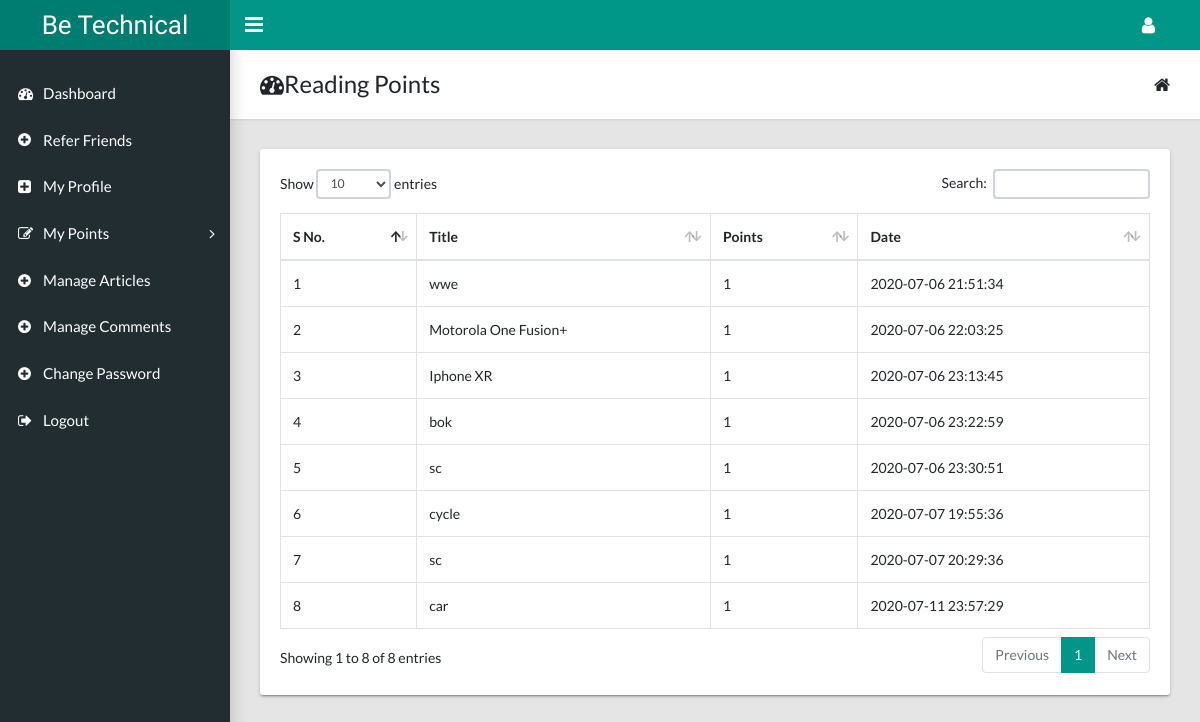
Screenshot of /user/view-my-read-points.php (signed in) with the database file from the repository.
### tables this page shows
CREATE TABLE `user_points` (
  `p_id` int(11) NOT NULL,
  `user_id` int(11) NOT NULL,
  `art_id` int(11) DEFAULT NULL,
  `pt_type` int(11) NOT NULL DEFAULT '1' COMMENT '1- read, 2-write, 3-ref',
  `points` int(11) NOT NULL,
  `pt_from` int(11) DEFAULT NULL,
  `pt_dt` timestamp NOT NULL
);

CREATE TABLE `articles` (
  `art_id` int(11) NOT NULL,
  `user_id` int(11) NOT NULL,
  `cat_id` int(11) NOT NULL DEFAULT '1',
  `title` varchar(500) NOT NULL,
  `details` text NOT NULL,
  `tags` varchar(250) NOT NULL,
  `post_date` datetime NOT NULL DEFAULT CURRENT_TIMESTAMP,
  `update_date` datetime NOT NULL DEFAULT CURRENT_TIMESTAMP,
  `pic1` varchar(250) DEFAULT NULL,
  `pic2` varchar(250) DEFAULT NULL,
  `views` int(11) NOT NULL DEFAULT '0',
  `status` tinyint(4) NOT NULL DEFAULT '2'
);

### admin/inc/connect.php (called while the page is built, shortened)
<?php
function ReturnAnyValue($con,$Ssql){
	$TempRst = mysqli_query($con,$Ssql);
	$EOF = @mysqli_num_rows($TempRst);
	if ($EOF != 0){
		$TempRow = mysqli_fetch_row($TempRst);
		$Retun = $TempRow[0];
	}else{
		$Retun = "";
	}
	return $Retun;
}
?>

### user/view-my-read-points.php (the view, shortened to what this page needs)
<?php include ("inc/chkAuth.php");
include ("../admin/inc/connect.php");
?>
<!DOCTYPE html>
<html lang="en">
  <head>
    <link rel="stylesheet" type="text/css" href="css/main.css">
    <link rel="stylesheet" type="text/css" href="https://maxcdn.bootstrapcdn.com/font-awesome/4.7.0/css/font-awesome.min.css">
  </head>
  <body class="app sidebar-mini">
<header class="app-header"><a class="app-header__logo" href="dashboard.php"><?php include("inc/company_name.php");?></a>
     <a class="app-sidebar__toggle" href="#" data-toggle="sidebar" aria-label="Hide Sidebar"></a>
      <ul class="app-nav">
        <li class="dropdown"><a class="app-nav__item" href="#" data-toggle="dropdown" aria-label="Open Profile Menu"><i class="fa fa-user fa-lg"></i></a>
        </li>
      </ul>
    </header>
    <?php include("inc/menu.php");?>
    <main class="app-content">
      <div class="app-title">
        <div>
          <h1><i class="fa fa-dashboard"></i>Reading Points</h1>
        </div>
        <ul class="app-breadcrumb breadcrumb">
          <li class="breadcrumb-item"><i class="fa fa-home fa-lg"></i></li>
        </ul>
      </div>
       <div class="row">
        <div class="col-md-12">
          <div class="tile">
            <div class="tile-body">
              <div class="table-responsive">
                <table class="table table-hover table-bordered" id="sampleTable">
                  <thead>
                    <tr>
                      <th>S No.</th>
                      <th>Title</th>
                      <th>Points</th>
                      <th>Date</th>
                    </tr>
                  </thead>
                  <tbody>
<?php
$sql="select * from user_points where pt_type='1' and user_id=".$_SESSION['user_id'];
$rs=mysqli_query($conn,$sql);
$i=1;
while ($row=mysqli_fetch_array($rs))
{
  ?>
                    <tr>
                                <td><?php echo $i;?></td>
                      <td><?php $sql="select title from articles where art_id=".$row['art_id'];
                       $title=ReturnAnyValue($conn,$sql);
                       echo $title;?></a></td>
                      <td><?php echo $row['points'];?></a></td>
                      <td><?php echo $row['pt_dt'];?></td>
                    </tr>
<?php
$i=$i+1;
}
?>
                  </tbody>
                </table>
              </div>
            </div>
          </div>
        </div>
      </div>
    </main>
  </body>
</html>

### user/inc/company_name.php
<?php
$companyName="Be Technical";
echo $companyName;
?>

### user/inc/menu.php (shortened to what this page needs)
  <aside class="app-sidebar">
    <ul class="app-menu">
      <li>
<a class="app-menu__item" href="dashboard.php">
<i class="app-menu__icon fa fa-dashboard"></i><span class="app-menu__label">Dashboard</span></a>
</li>
<li>
	<a class="app-menu__item" href="refer-friends.php">
	<i class="app-menu__icon fa fa-plus-circle" aria-hidden="true"></i><span class="app-menu__label">Refer Friends</span></a>
	</li>
<li>
<a class="app-menu__item" href="user_profile.php">
<i class="app-menu__icon fa fa-plus-square" aria-hidden="true"></i><span class="app-menu__label">My Profile</span></a>
</li>
	<li class="treeview"><a class="app-menu__item" href="#" data-toggle="treeview"><i class="app-menu__icon fa fa-edit"></i><span class="app-menu__label">My Points</span><i class="treeview-indicator fa fa-angle-right"></i></a>
      </li>
	<li>
	<a class="app-menu__item" href="manage_article.php">
	<i class="app-menu__icon fa fa-plus-circle" aria-hidden="true"></i><span class="app-menu__label">Manage Articles</span></a>
	</li>
	<li>
	<a class="app-menu__item" href="manage_comment.php">
	<i class="app-menu__icon fa fa-plus-circle" aria-hidden="true"></i><span class="app-menu__label">Manage Comments</span></a>
	</li>
<li>
<a class="app-menu__item" href="changepass.php">
<i class="app-menu__icon fa fa-plus-circle" aria-hidden="true"></i><span class="app-menu__label">Change Password</span></a>
</li>
<li>
<a class="app-menu__item" href="logout.php">
<i class="app-menu__icon fa fa-sign-out" aria-hidden="true"></i><span class="app-menu__label">Logout</span></a>
</li>
    </ul>
  </aside>

### rows the page displays
user_points: art.title "wwe", points "1", pt_dt "2020-07-06 21:51:34"
user_points: art.title "Motorola One Fusion+", points "1", pt_dt "2020-07-06 22:03:25"
user_points: art.title "Iphone XR", points "1", pt_dt "2020-07-06 23:13:45"
user_points: art.title "bok", points "1", pt_dt "2020-07-06 23:22:59"
user_points: art.title "sc", points "1", pt_dt "2020-07-06 23:30:51"
user_points: art.title "cycle", points "1", pt_dt "2020-07-07 19:55:36"
user_points: art.title "sc", points "1", pt_dt "2020-07-07 20:29:36"
user_points: art.title "car", points "1", pt_dt "2020-07-11 23:57:29"

### other values shown
$companyName "Be Technical"
